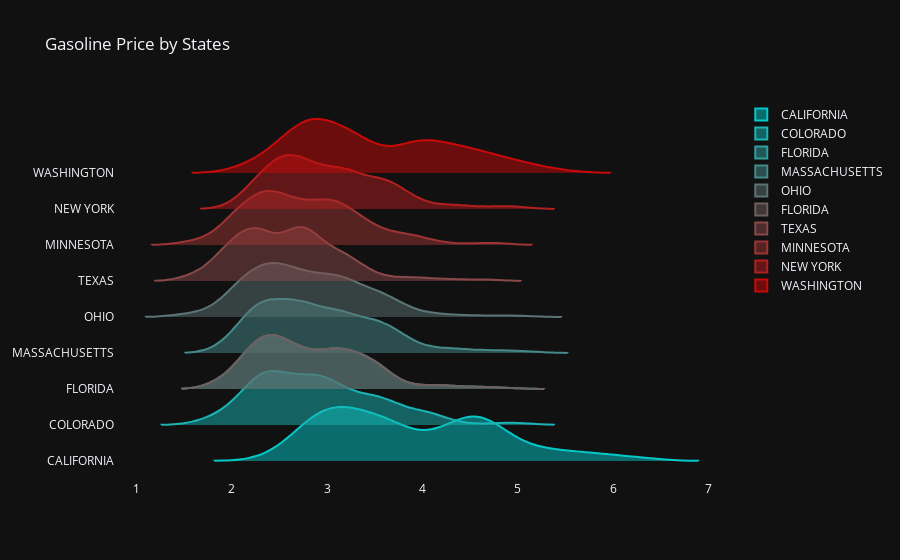

Notebook code for this chart:
### Code cell
plotting_gasoline_by_group(df_pivot,states,'States')

### Figure 1 — Plotly figure (JSON) as saved in the notebook; plotly's stock layout.template omitted (floating-point values rounded to 4 significant figures; data arrays with more than 128 entries replaced by an {"elided": "..."} marker saying what was removed)
{"data": [{"line": {"color": "rgb(5.0, 200.0, 200.0)"}, "name": "CALIFORNIA", "orientation": "h", "points": false, "side": "positive", "type": "violin", "width": 3, "x": {"elided": "565 float values"}}, {"line": {"color": "rgb(26.666666666666668, 178.88888888888889, 178.88888888888889)"}, "name": "COLORADO", "orientation": "h", "points": false, "side": "positive", "type": "violin", "width": 3, "x": {"elided": "565 float values"}}, {"line": {"color": "rgb(48.333333333333336, 157.77777777777777, 157.77777777777777)"}, "name": "FLORIDA", "orientation": "h", "points": false, "side": "positive", "type": "violin", "width": 3, "x": {"elided": "565 float values"}}, {"line": {"color": "rgb(70.0, 136.66666666666669, 136.66666666666669)"}, "name": "MASSACHUSETTS", "orientation": "h", "points": false, "side": "positive", "type": "violin", "width": 3, "x": {"elided": "565 float values"}}, {"line": {"color": "rgb(91.66666666666667, 115.55555555555556, 115.55555555555556)"}, "name": "OHIO", "orientation": "h", "points": false, "side": "positive", "type": "violin", "width": 3, "x": {"elided": "565 float values"}}, {"line": {"color": "rgb(113.33333333333334, 94.44444444444444, 94.44444444444444)"}, "name": "FLORIDA", "orientation": "h", "points": false, "side": "positive", "type": "violin", "width": 3, "x": {"elided": "565 float values"}}, {"line": {"color": "rgb(135.0, 73.33333333333334, 73.33333333333334)"}, "name": "TEXAS", "orientation": "h", "points": false, "side": "positive", "type": "violin", "width": 3, "x": {"elided": "565 float values"}}, {"line": {"color": "rgb(156.66666666666669, 52.22222222222223, 52.22222222222223)"}, "name": "MINNESOTA", "orientation": "h", "points": false, "side": "positive", "type": "violin", "width": 3, "x": {"elided": "565 float values"}}, {"line": {"color": "rgb(178.33333333333334, 31.111111111111114, 31.111111111111114)"}, "name": "NEW YORK", "orientation": "h", "points": false, "side": "positive", "type": "violin", "width": 3, "x": {"elided": "565 float values"}}, {"line": {"color": "rgb(200.0, 10.0, 10.0)"}, "name": "WASHINGTON", "orientation": "h", "points": false, "side": "positive", "type": "violin", "width": 3, "x": {"elided": "565 float values"}}], "layout": {"title": {"text": "Gasoline Price by States"}, "xaxis": {"showgrid": false, "zeroline": false}}}
